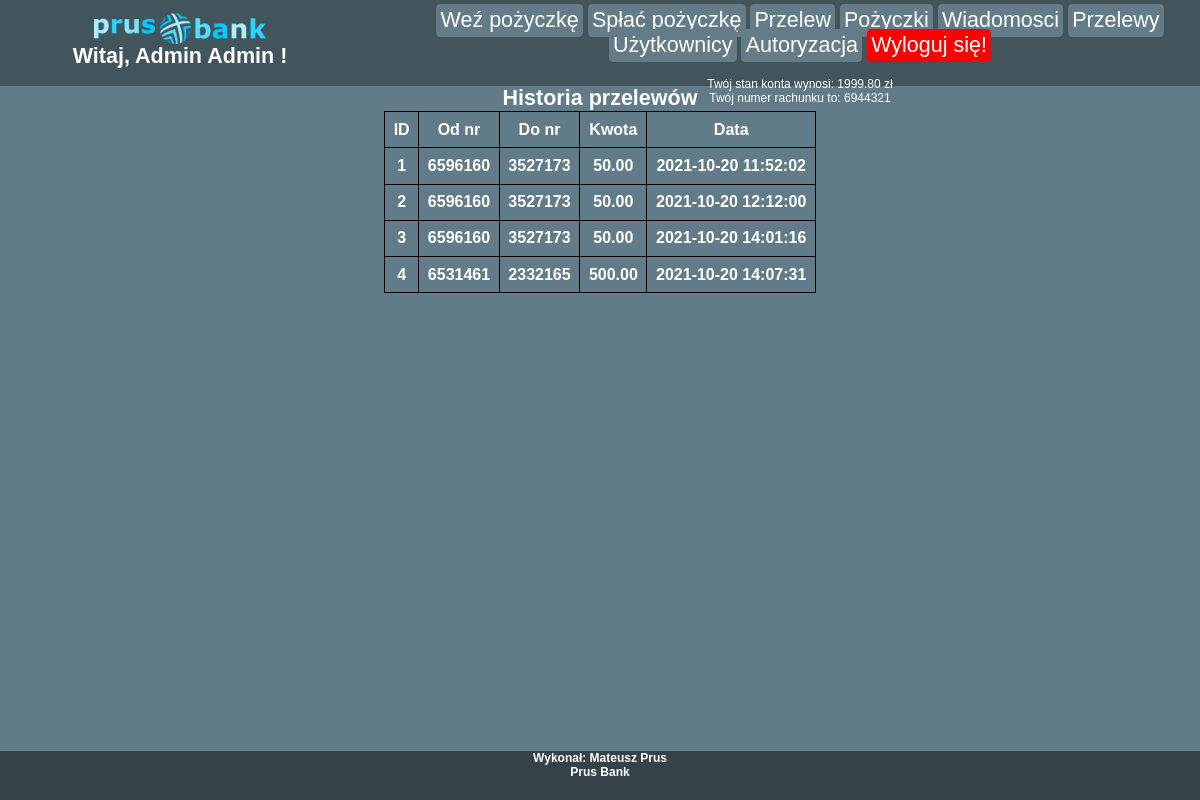
The page /przelewy.php (signed in) on the database its author committed.
### tables this page shows
CREATE TABLE `historia_przelewow` (
  `ID` int(11) NOT NULL,
  `Nr_OD` int(11) NOT NULL,
  `Nr_DO` int(11) NOT NULL,
  `Kwota` decimal(20,2) NOT NULL,
  `Data` varchar(30) NOT NULL
);

### przelewy.php (the view, shortened to what this page needs)
<html lang="pl">
<head>
    <link rel="stylesheet" href="bankstyle.css">
</head>
<body>
    <div id="nav">
        <div id="lewo">
            <a href="./bank.php" id='home'><img src="./img/logomenu.png"></a>
            <?php
                echo "<h1>Witaj, " . $_SESSION['imie'] . " " . $_SESSION['nazwisko'] .  " !</h1><br>";
            ?>
        </div>
        <div id="prawo">
            <?php
                include "./php/nav.php";
            ?>
        </div>
    </div>
    <div id="tresc">
        <h1>Historia przelewów</h1>
        <?php
            include './php/server.php';
            $sql = "SELECT * from historia_przelewow";
            $result = mysqli_query($conn, $sql);
            if (mysqli_num_rows($result) == 0) {
                echo "<h2>Brak pożyczek!</h2>";
            } else {
                echo "<div id='tabelka'>";
                echo "<table>";
                echo "<tr>";
                echo "<th>ID</th>";
                echo "<th>Od nr</th>";
                echo "<th>Do nr</th>";
                echo "<th>Kwota</th>";
                echo "<th>Data</th>";
                echo "</tr>";
                while ($row = mysqli_fetch_assoc($result)) {
                    echo "<tr>";
                    echo "<th>" . $row["ID"];
                    echo "<th>" . $row["Nr_OD"];
                    echo "<th>" . $row["Nr_DO"];
                    echo "<th>" . $row["Kwota"];
                    echo "<th>" . $row["Data"];
                    echo "</tr>";
                }
                echo "</table>";
                echo "</div>";
            }
        ?>
    </div>
    <div id="stopka">
        <h5> Wykonał: Mateusz Prus <br>
        <h5> Prus Bank
    </div>
</body>
</html>

### php/nav.php
<?php
    if ($_SESSION['grupa'] == "Administrator") {
        include "./php/navadmin.php";
    } elseif ($_SESSION['grupa'] == "Pracownik") {
        include "./php/navpracownik.php";
    } else {
        include "./php/navuzytkownik.php";
    }
?>

### php/navadmin.php
<ul id="linki">
    <li><a href="pozyczka.php">Weź pożyczkę</a></li>
    <li><a href="spozyczka.php">Spłać pożyczkę</a></li>
    <li><a href="przelew.php">Przelew</a></li>
    <li><a href="pozyczki.php">Pożyczki</a></li>
    <li><a href="wiadomosci.php">Wiadomosci</a></li>
    <li><a href="przelewy.php">Przelewy</a></li>
    <li><a href="zarzadzajuzytkownikami.php">Użytkownicy</a></li>
    <li><a href="autoryzacja.php">Autoryzacja</a></li>
    <li><a href="./php/wyloguj.php" id="wyloguj">Wyloguj się!</a></li>
    <?php
        echo "<br><br>";
        include './php/stan_konta.php';
    ?>
</ul>

### php/stan_konta.php (shortened to what this page needs)
<?php
    echo "<p>Twój stan konta wynosi: " . $_SESSION['Stan_konta'] . " zł </p>";
    echo "<p>Twój numer rachunku to: " . $_SESSION['Nr_konta'] . "</p>";
?>

### bankstyle.css (style rules this page uses)
* { margin: 0; text-decoration: none; color: #ffffff; font-family: sans-serif; }
body { background: #617c88; }
img { margin-top: 1.6146393972012918vh; height: 3.8751345532831003vh; width: 21.52852529601722vh; }
h1 { font-size: 2.6910656620021527vh; }
h5 { font-size: 1.5vh; }
p { font-size: 1.5vh }
#nav { width: 100vw; height: 10.76426264800861vh; background-color: #42545c; }
#lewo { float: left; background-color: #42545c; text-align: center; width: 30vw; height: 10.76426264800861vh; }
#prawo { float: left; background-color: #42545c; width: 70vw; height: 10.76426264800861vh; text-align: center; }
#tresc { display: block; text-align: center; clear: both; width: 100vw; height: 83.1vh; background-color: #617c88; }
#stopka { clear:both; width: 100vw; height: 6.135629709364909vh; background-color: #354247; text-align: center; }
li { display: inline; }
#linki { margin-top: 1.0764262648008611vh; }
a { text-align: center; text-decoration: none; border-radius: 0.5382131324004306vh; color: white; padding: 0.5382131324004306vh; background-color: #637c87; font-size: 2.6910656620021527vh; }
#wyloguj { background-color: red; }
table,tr,th { border: 0.10764262648008611vh solid black; border-collapse: collapse; text-align: center; padding: 1.0764262648008611vh; }
#tabelka { display: flex; align-items: center; justify-content: center; }
#home { text-align: none; text-decoration: none; border-radius:0vh; color: white; padding: 0vh; font-size: 0vh; }

### rows shown on the page
historia_przelewow: ID "1", Nr_OD "6596160", Nr_DO "3527173", Kwota "50.00", Data "2021-10-20 11:52:02"
historia_przelewow: ID "2", Nr_OD "6596160", Nr_DO "3527173", Kwota "50.00", Data "2021-10-20 12:12:00"
historia_przelewow: ID "3", Nr_OD "6596160", Nr_DO "3527173", Kwota "50.00", Data "2021-10-20 14:01:16"
historia_przelewow: ID "4", Nr_OD "6531461", Nr_DO "2332165", Kwota "500.00", Data "2021-10-20 14:07:31"

### other values the page prints
$_SESSION['imie'] "Admin"
$_SESSION['nazwisko'] "Admin"
$_SESSION['Stan_konta'] "1999.80"
$_SESSION['Nr_konta'] "6944321"
